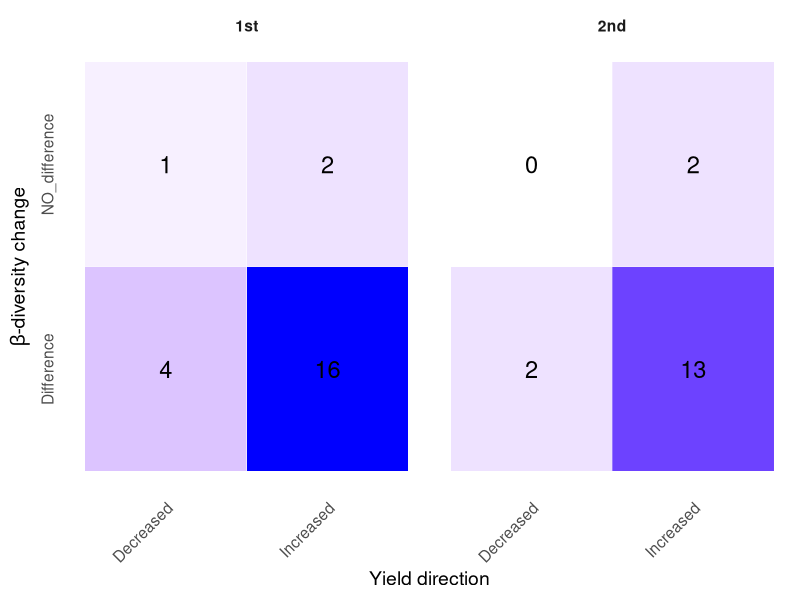

Here is the R script that generated this plot:
######################################################################################################################
####### Field-scale 16S rRNA dataset on rhizosphere microbial community under Rhodobacter capsulatus treatment ####### 
######################################################################################################################
# Date of creation: 2025-07-13

# ================================================================================================
# IMPORTANT:
# Before running this script, please make sure to execute "Integrated_preprocessing_rhizosphere_data.R".
# That script performs the essential preprocessing steps and generates the input files required here.
# ================================================================================================

# Fig 6b beta diversity, yield association heatmap
# =================================================================================================
# Title: Association between β-diversity differences and yield across farms
# Purpose:
#   Summarize whether farms showing significant β-diversity differences (PGPB vs. control)
#   also tend to show increased or decreased crop yield at two time points (1st, 2nd).
#   The heatmap tiles display the COUNT of farms in each combination:
#     - β-diversity: Difference vs. NO_difference (by p ≤ 0.05)
#     - Yield: Increased vs. Decreased (by yield_change > 0)
#   Note: β-diversity p-values (beta_p_value) were computed via PERMANOVA
#         (vegan::adonis2) on Bray–Curtis distances (e.g., from CSS-/library-normalized counts).
#   This mirrors the main-figure legend: left panel = 1st time point, right panel = 2nd time point.
#
# Workflow:
#   1) Read per–time-point CSVs: beta_yield_1st.csv, beta_yield_2nd.csv.
#   2) Derive two flags per farm:
#        - yield_direction = Increased / Decreased (from yield_change)
#        - beta_diff_flag  = Difference / NO_difference (from beta_p_value threshold 0.05)
#   3) Cross-tabulate counts for (beta_diff_flag × yield_direction) within each time point.
#   4) Bind counts from both time points; plot a heatmap with tile labels (counts), faceted by Time point.
# =================================================================================================

# Set the working directory to the folder that contains the data files.
# Make sure "beta_yield_1st.csv" and "beta_yield_2nd.csv" are inside the "Beta_yield" folder.
setwd(".././Beta_yield/")

# Load necessary libraries
library(ggplot2)
library(dplyr)
library(tidyr)


# Read per–time-point CSVs (1st, 2nd)
beta_yield_1st = read.csv("beta_yield_1st.csv")
beta_yield_2nd = read.csv("beta_yield_2nd.csv")


# Derive flags per farm (yield direction & β-diversity difference) 
annot_1st <- beta_yield_1st %>%
  mutate(
    Yield_dir = if_else(yield_change  > 0, "Increased", "Decreased"),
    beta_diff_flag = if_else(beta_p_value  <= 0.05, "Difference", "NO_difference")
  )

annot_2nd <- beta_yield_2nd %>%
  mutate(
    Yield_dir = if_else(yield_change  > 0, "Increased", "Decreased"),
    beta_diff_flag = if_else(beta_p_value   <= 0.05, "Difference", "NO_difference")
  )

# Cross-tabulate counts: (β-diversity change × yield direction) per time point 
counts_1st <- annot_1st %>%
  dplyr::count(beta_diff_flag, Yield_dir) %>%
  complete(beta_diff_flag, Yield_dir, fill = list(n = 0)) %>%
  dplyr::mutate(Sampling = "1st") %>%
  dplyr::rename(Beta = beta_diff_flag)

counts_1st

counts_2nd <- annot_2nd %>%
  dplyr::count(beta_diff_flag, Yield_dir) %>%
  complete(beta_diff_flag, Yield_dir, fill = list(n = 0)) %>%
  dplyr::mutate(Sampling = "2nd") %>%
  dplyr::rename(Beta = beta_diff_flag)

counts_2nd

# Combine time points
counts_all <- bind_rows(counts_1st, counts_2nd)

### Plot heatmap with count labels
p = ggplot(counts_all, aes(x = Yield_dir, y = Beta, fill = n)) +
  geom_tile(color = "white") +
  geom_text(aes(label = n), size = 6) +
  scale_fill_gradient(low = "white", high = "blue") +
  facet_wrap(~ Sampling, nrow = 1) +
  labs(
    x = "Yield direction",
    y = expression(beta*"-diversity change"),
    fill = "Count"
  ) +
  theme_minimal(base_size = 14) +
  theme(
    panel.grid = element_blank(),
    strip.text = element_text(face = "bold"),
    axis.text.x = element_text(angle = 45, hjust = 1),   # x축 라벨 45도
    axis.text.y   = element_text(angle = 90, vjust = 0.5, hjust = 0.5,
                                 margin = margin(r = 6))
  )+ 
  theme(legend.position = "none") 

p
